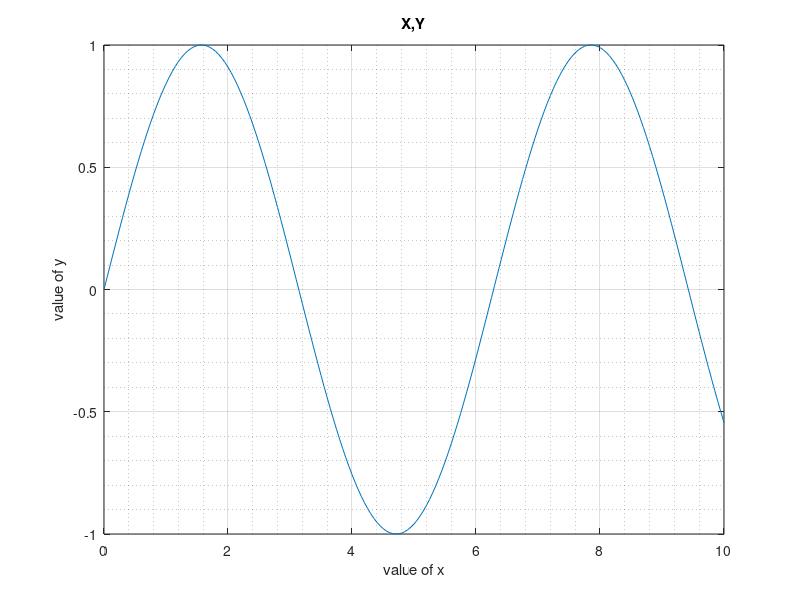
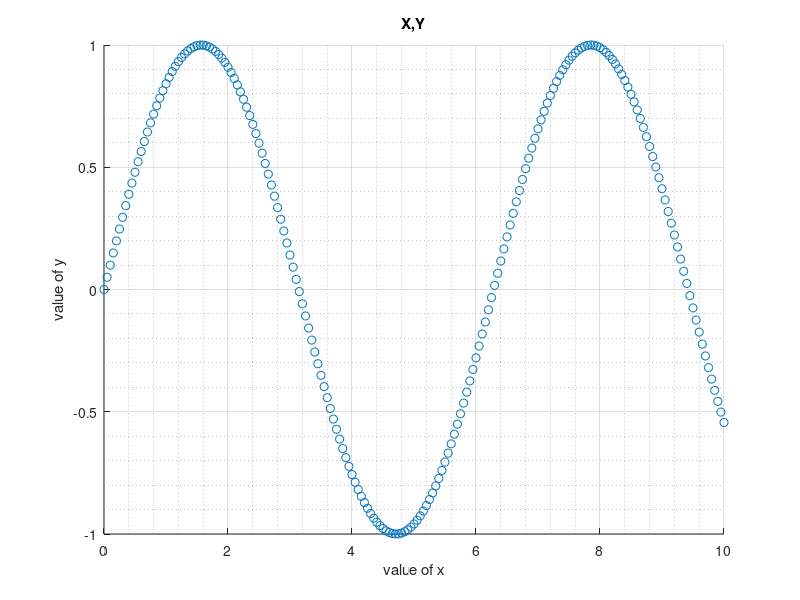
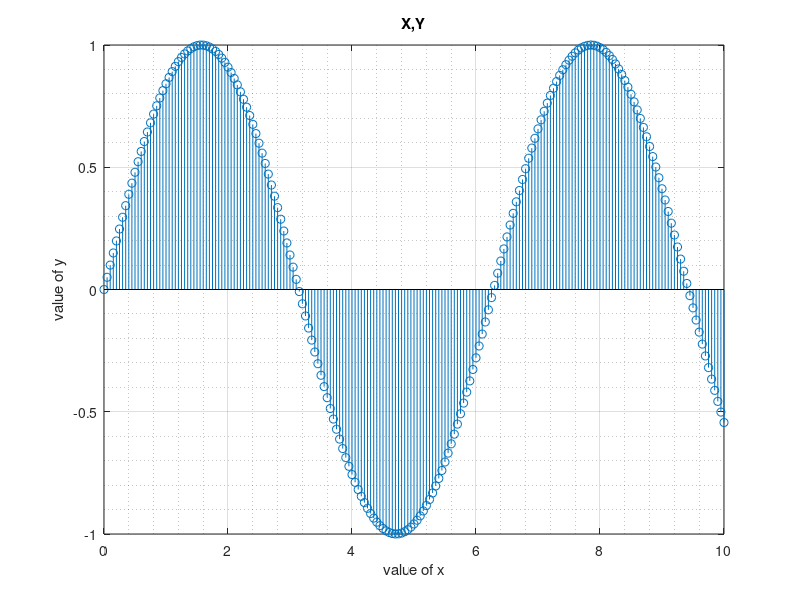
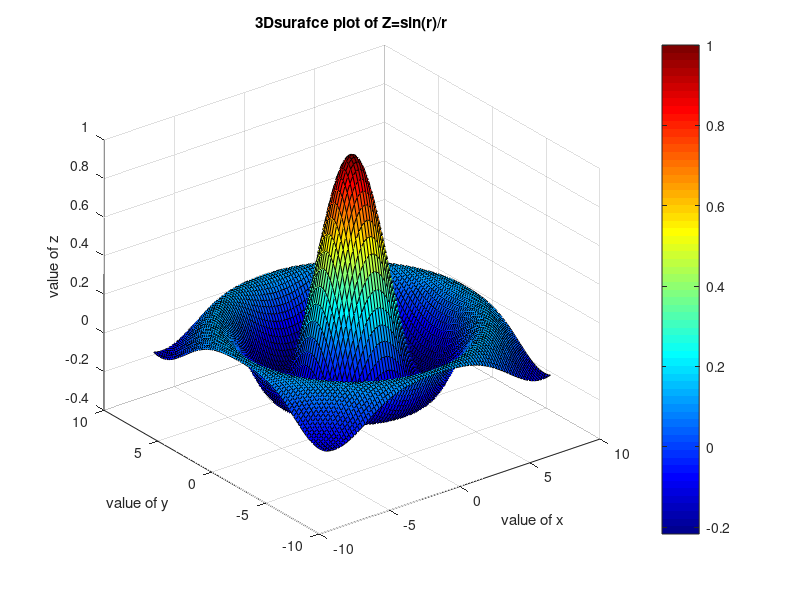

These figures' MATLAB source, in order:
%% Ploting data
% Creating the data 
clear all
close all
clc
x=0:0.05:10;
y=sin(x);%sin is function

% Doing the line plot %plot is function
figure(1)%figure is function
plot(x,y)
grid on 
grid minor
xlabel('value of x')
ylabel('value of y')
title('X,Y')
% Sactered plot
figure(2)%figure is function
scatter(x,y)
grid on 
grid minor
xlabel('value of x')
ylabel('value of y')
title('X,Y')

% Stem plot
figure(3)%figure is function % for used magnitude + points
stem(x,y)
grid on 
grid minor
xlabel('value of x')
ylabel('value of y')
title('X,Y')

% Surface plot(3D plot)
x1=-8:0.2:8;
y1=-8:0.2:8;
[X,Y]=meshgrid(x1,y1);
r=sqrt(X.^2+Y.^2)+eps;
Z=sin(r)./r;
figure(4)
surf(X,Y,Z)
title('3Dsurafce plot of Z=sin(r)/r')
xlabel('value of x')
ylabel('value of y')
zlabel('value of z')
colormap(jet);
colorbar;

% 3D line plot
z=cos(x);
figure(5)
plot3(x,y,z);
title('3Dsurafce plot of Z=sin(r)/r')
xlabel('value of x')
ylabel('value of y')
zlabel('value of z')
grid on
grid minor

% Conture plot


% Pie Chart


% Dart Chart
